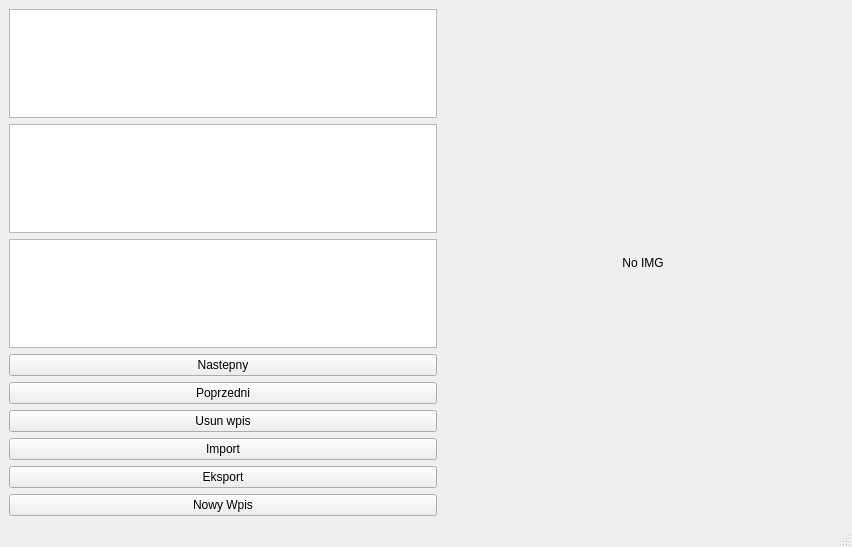
<?xml version="1.0" encoding="UTF-8"?>
<ui version="4.0">
 <class>MainWindow</class>
 <widget class="QMainWindow" name="MainWindow">
  <property name="geometry">
   <rect>
    <x>0</x>
    <y>0</y>
    <width>852</width>
    <height>547</height>
   </rect>
  </property>
  <property name="windowTitle">
   <string>MainWindow</string>
  </property>
  <property name="layoutDirection">
   <enum>Qt::LeftToRight</enum>
  </property>
  <widget class="QWidget" name="centralwidget">
   <layout class="QHBoxLayout" name="horizontalLayout_2">
    <item>
     <layout class="QHBoxLayout" name="horizontalLayout">
      <item>
       <layout class="QVBoxLayout" name="verticalLayout_2">
        <item>
         <widget class="QTextEdit" name="textEdit_poprzednie">
          <property name="readOnly">
           <bool>true</bool>
          </property>
         </widget>
        </item>
        <item>
         <widget class="QTextEdit" name="textEdit_aktualne">
          <property name="readOnly">
           <bool>true</bool>
          </property>
         </widget>
        </item>
        <item>
         <widget class="QTextEdit" name="textEdit_starsze">
          <property name="readOnly">
           <bool>true</bool>
          </property>
         </widget>
        </item>
        <item>
         <layout class="QVBoxLayout" name="verticalLayout">
          <item>
           <widget class="QPushButton" name="pushButtonNext">
            <property name="text">
             <string>Nastepny</string>
            </property>
           </widget>
          </item>
          <item>
           <widget class="QPushButton" name="pushButtonPrev">
            <property name="text">
             <string>Poprzedni</string>
            </property>
           </widget>
          </item>
          <item>
           <widget class="QPushButton" name="pushButton_delete">
            <property name="text">
             <string>Usun wpis</string>
            </property>
           </widget>
          </item>
          <item>
           <widget class="QPushButton" name="pushButton_Import">
            <property name="text">
             <string>Import</string>
            </property>
           </widget>
          </item>
          <item>
           <widget class="QPushButton" name="pushButton_eksport">
            <property name="text">
             <string>Eksport</string>
            </property>
           </widget>
          </item>
          <item>
           <widget class="QPushButton" name="pushButtonNew">
            <property name="text">
             <string>Nowy Wpis</string>
            </property>
           </widget>
          </item>
         </layout>
        </item>
       </layout>
      </item>
      <item>
       <widget class="QLabel" name="label">
        <property name="minimumSize">
         <size>
          <width>400</width>
          <height>400</height>
         </size>
        </property>
        <property name="text">
         <string>No IMG</string>
        </property>
        <property name="alignment">
         <set>Qt::AlignCenter</set>
        </property>
       </widget>
      </item>
     </layout>
    </item>
   </layout>
  </widget>
  <widget class="QMenuBar" name="menubar">
   <property name="geometry">
    <rect>
     <x>0</x>
     <y>0</y>
     <width>852</width>
     <height>20</height>
    </rect>
   </property>
  </widget>
  <widget class="QStatusBar" name="statusbar"/>
 </widget>
 <resources/>
 <connections/>
</ui>
